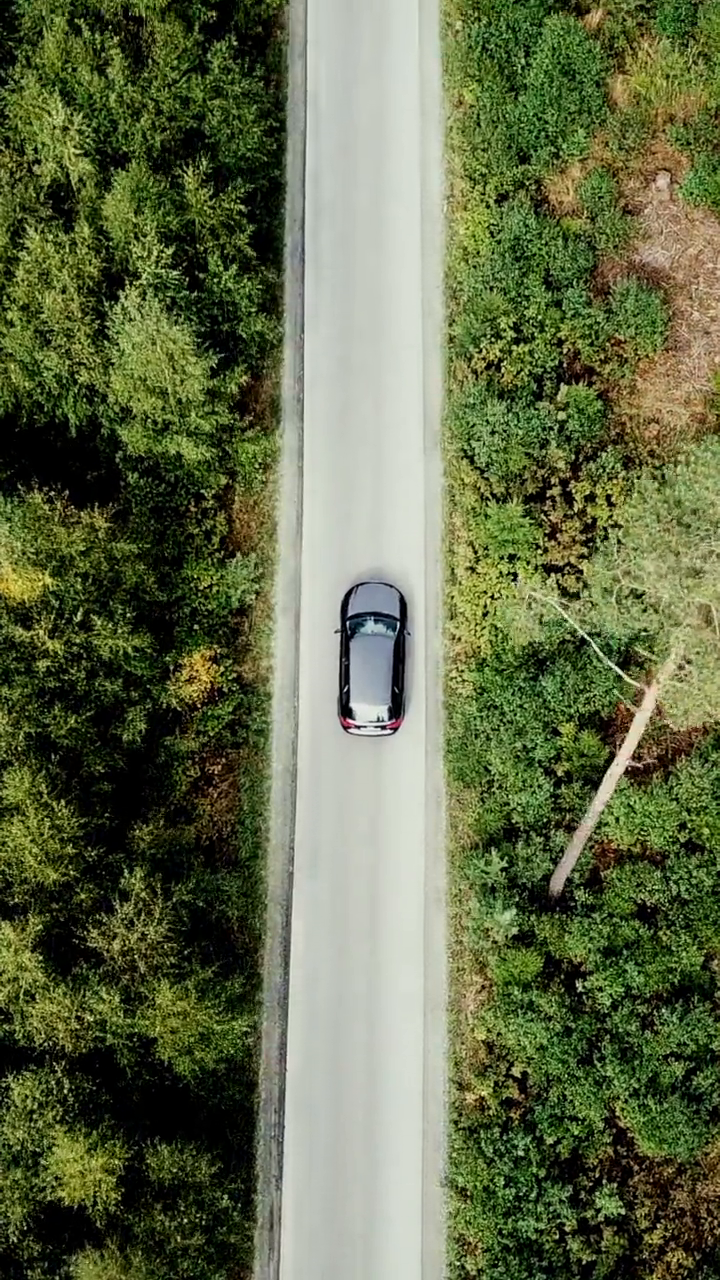
#> input picture frame 23 of data/input/drone_video.mp4, 720 x 1280 px
$ python main.py
#> lines starting #> are read from the running program, lines starting #| are printed output that depends on the picture
### src/video/video_reader.py
import cv2


def read_video(path):
#> called with path = 'data/input/drone_video.mp4'
    cap = cv2.VideoCapture(path)

    if not cap.isOpened():
        raise ValueError(f"Cannot open video: {path}")

    fps = cap.get(cv2.CAP_PROP_FPS)
    frames = []

    while True:
        ret, frame = cap.read()
#> frame is the input picture: shape (1280, 720, 3); mean B, G, R 72.8, 106.1, 97.4
        if not ret:
            break

        gray = cv2.cvtColor(frame, cv2.COLOR_BGR2GRAY)
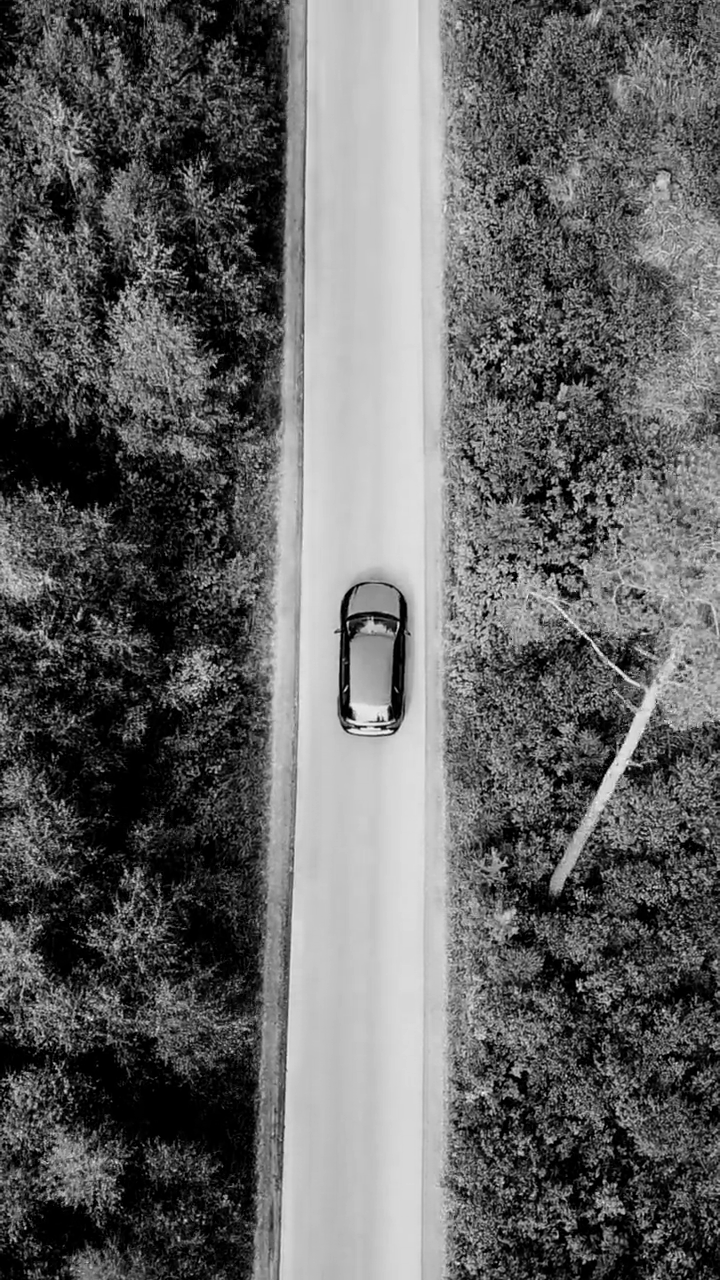
#> gray: shape (1280, 720); min 0, max 250, mean 99.7
        frames.append(gray)

    cap.release()

    if len(frames) == 0:
        raise ValueError("No frames found in video")

    return frames, fps

### src/pipeline/estimation_pipeline.py
import csv

from src.config.config import config
from src.video.video_reader import read_video
from src.tracking.feature_tracker import detect_features
from src.motion.optical_flow import compute_optical_flow
from src.geometry.pixel_to_world import estimate_displacement
from src.motion.orb_motion import compute_orb_displacement
from src.speed.speed_estimator import compute_speed


def run_pipeline():
    frames, fps = read_video(config.video_path)

    prev_gray = None
    prev_pts = None

    results = []

    for i, gray in enumerate(frames):

        if prev_gray is None:
            prev_gray = gray
            prev_pts = detect_features(gray, config)
            continue

        # === Lucas-Kanade ===
        next_pts, status = compute_optical_flow(prev_gray, gray, prev_pts)
        dx_lk, dy_lk = estimate_displacement(prev_pts, next_pts, status, config)
        speed_lk = compute_speed(dx_lk, dy_lk, fps)

        # === ORB ===
        dx_orb, dy_orb = compute_orb_displacement(prev_gray, gray, config)
        speed_orb = compute_speed(dx_orb, dy_orb, fps)

        results.append([
            i,
            i / fps,
            speed_lk,
            speed_orb
        ])

        # === feature re-detection ===
        if next_pts is None or status is None or status.sum() < 20:
            prev_pts = detect_features(gray, config)
        else:
            prev_pts = next_pts

        prev_gray = gray

    _save_results(results, config.output_path)


# [45 lines left out: function _save_results, not called in this run]

### src/main.py
from src.pipeline.estimation_pipeline import run_pipeline

if __name__ == "__main__":
    print("Starting pipeline...")
    run_pipeline()

$ run again, starting later in the video
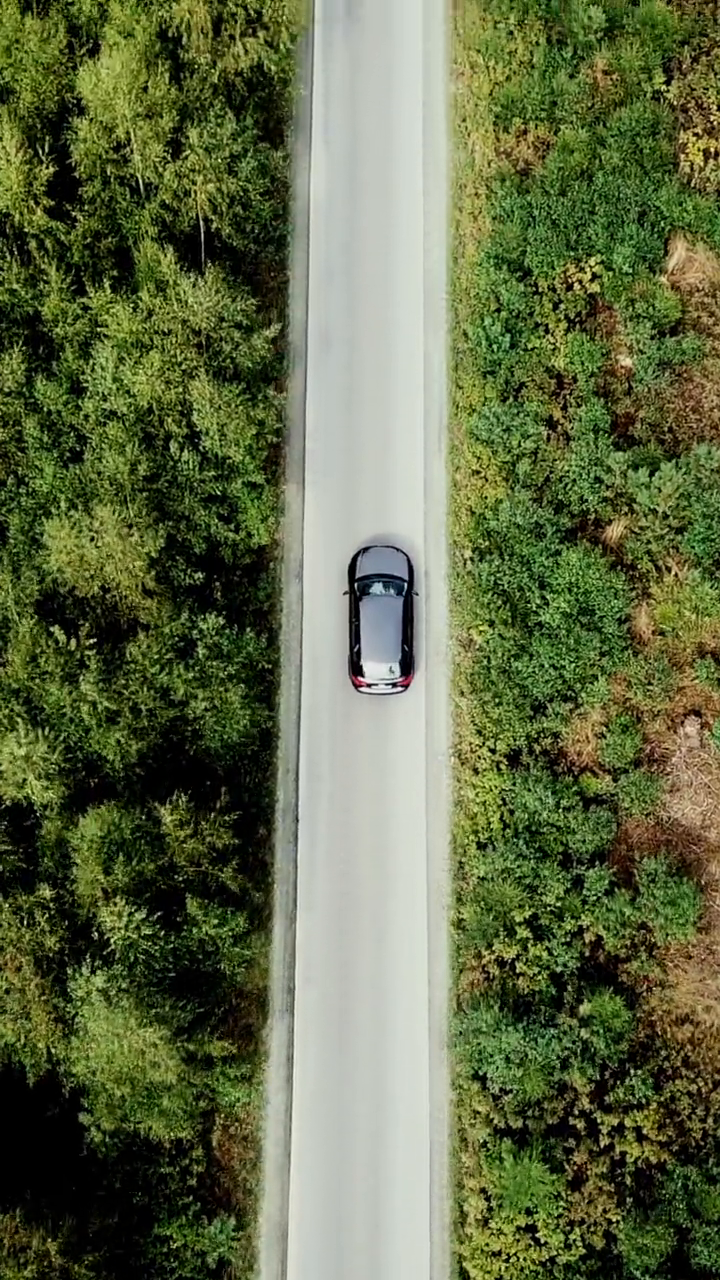
#> input picture frame 106 of data/input/drone_video.mp4, 720 x 1280 px
#> in read_video, frame is the input picture: shape (1280, 720, 3); mean B, G, R 70.3, 105.4, 96.2
#> in read_video, `gray = cv2.cvtColor(frame, cv2.COLOR_BGR2GRAY)`:
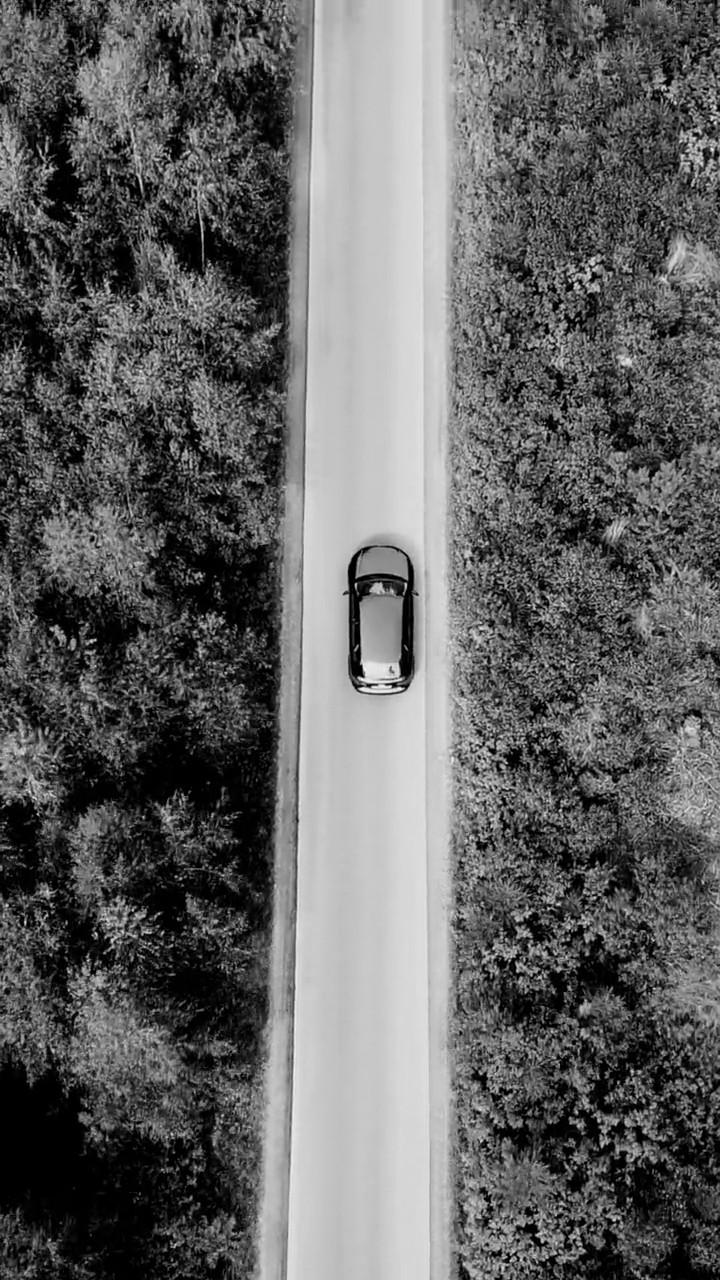
#> gray: shape (1280, 720); min 0, max 247, mean 98.7

$ run again, starting later in the video
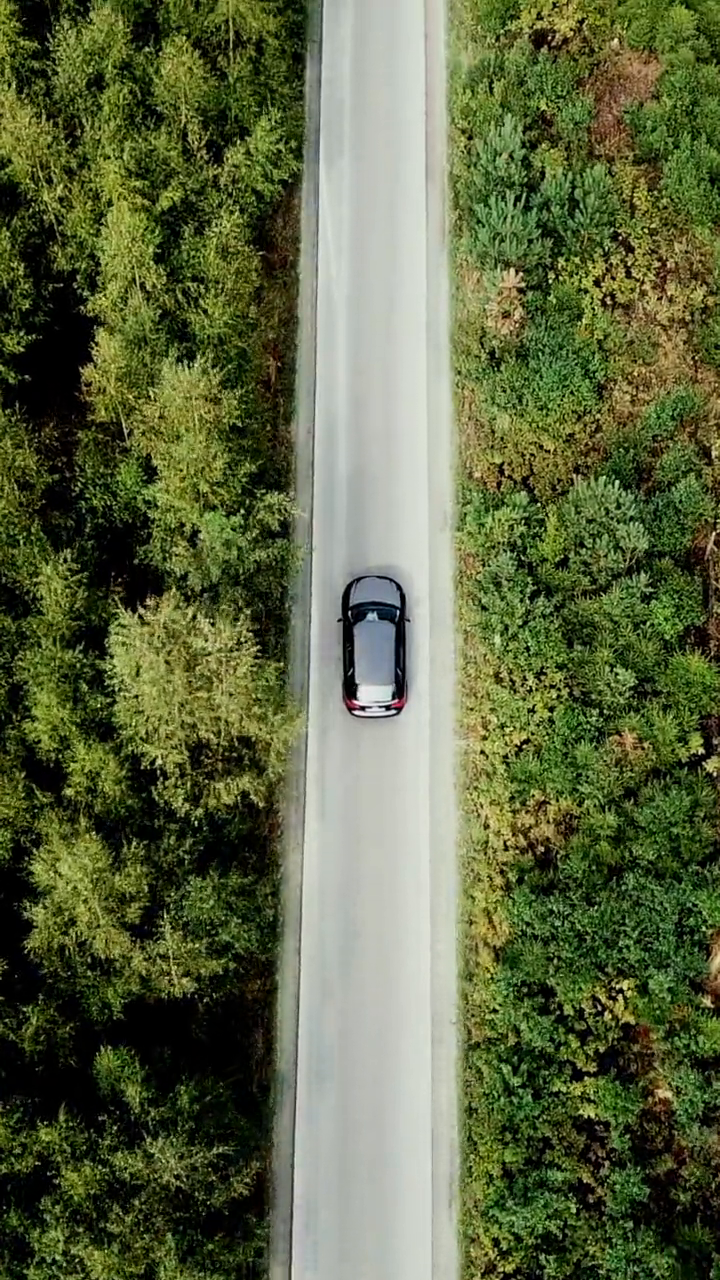
#> input picture frame 189 of data/input/drone_video.mp4, 720 x 1280 px
#> in read_video, frame is the input picture: shape (1280, 720, 3); mean B, G, R 66.1, 101.3, 92.4
#> in read_video, `gray = cv2.cvtColor(frame, cv2.COLOR_BGR2GRAY)`:
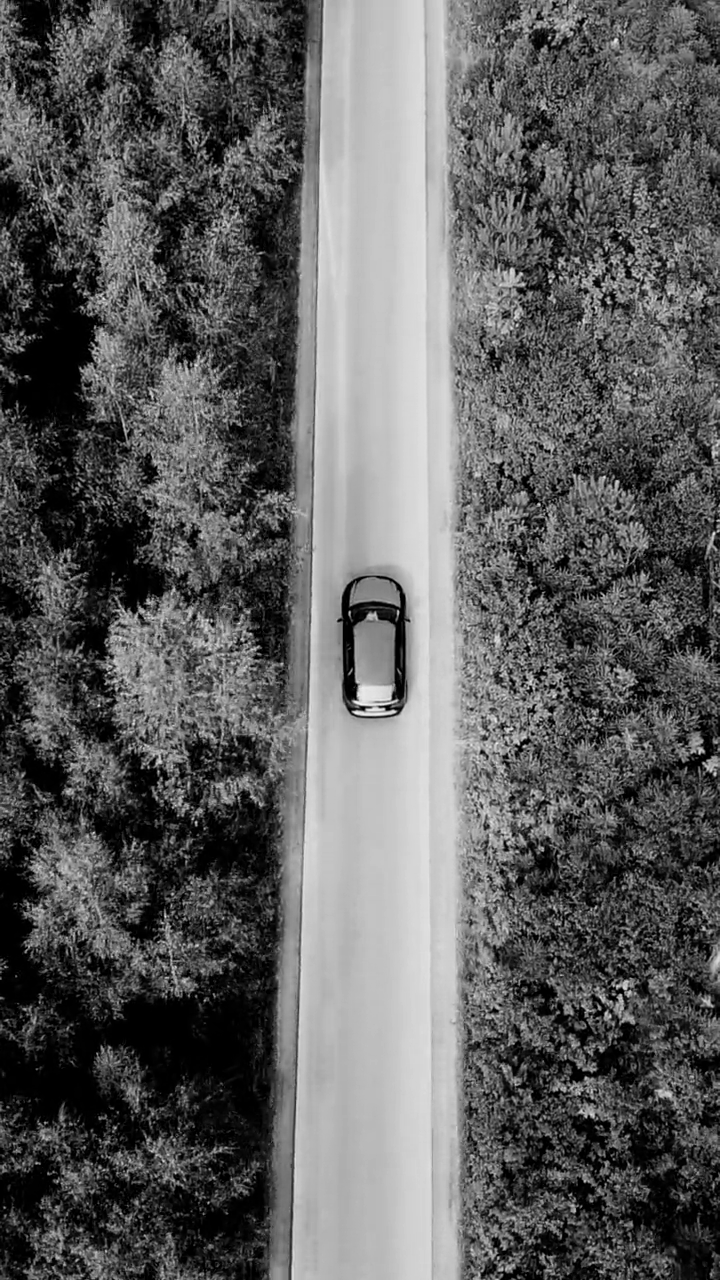
#> gray: shape (1280, 720); min 0, max 246, mean 94.7
